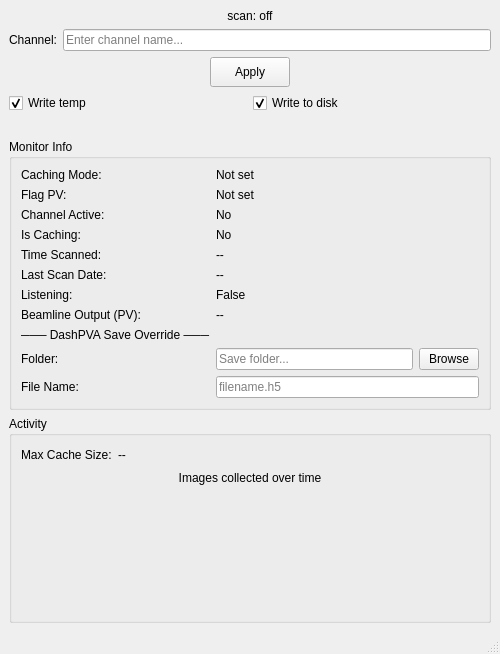
<ui version="4.0">
 <class>ScanViewWindow</class>
 <widget class="QMainWindow" name="ScanViewWindow">
  <property name="geometry">
   <rect>
    <x>0</x>
    <y>0</y>
    <width>500</width>
    <height>260</height>
   </rect>
  </property>
  <property name="windowTitle">
   <string>Monitor</string>
  </property>
  <widget class="QWidget" name="centralwidget">
   <layout class="QVBoxLayout" name="verticalLayout">
    <item>
     <spacer name="verticalSpacerTop">
      <property name="orientation">
       <enum>Qt::Vertical</enum>
      </property>
      <property name="sizeHint" stdset="0">
       <size>
        <width>20</width>
        <height>20</height>
       </size>
      </property>
     </spacer>
    </item>
    <item>
     <widget class="QLabel" name="label_indicator">
      <property name="text">
       <string>scan: off</string>
      </property>
      <property name="alignment">
       <set>Qt::AlignCenter</set>
      </property>
     </widget>
    </item>

    <item>
     <layout class="QHBoxLayout" name="horizontalLayoutChannel">
      <item>
       <widget class="QLabel" name="label_channel">
        <property name="text">
         <string>Channel:</string>
        </property>
       </widget>
      </item>
      <item>
       <widget class="QLineEdit" name="lineedit_channel">
        <property name="placeholderText">
         <string>Enter channel name...</string>
        </property>
       </widget>
      </item>
     </layout>
    </item>
    <item>
     <layout class="QHBoxLayout" name="horizontalLayoutApply">
      <item>
       <spacer name="horizontalSpacerLeft">
        <property name="orientation">
         <enum>Qt::Horizontal</enum>
        </property>
        <property name="sizeHint" stdset="0">
         <size>
          <width>40</width>
          <height>20</height>
         </size>
        </property>
       </spacer>
      </item>
      <item>
       <widget class="QPushButton" name="btn_apply">
        <property name="text">
         <string>Apply</string>
        </property>
        <property name="minimumSize">
         <size>
          <width>80</width>
          <height>30</height>
         </size>
        </property>
       </widget>
      </item>
      <item>
       <spacer name="horizontalSpacerRight">
        <property name="orientation">
         <enum>Qt::Horizontal</enum>
        </property>
        <property name="sizeHint" stdset="0">
         <size>
          <width>40</width>
          <height>20</height>
         </size>
        </property>
       </spacer>
      </item>
     </layout>
    </item>
    <item>
     <layout class="QHBoxLayout" name="horizontalLayoutWriteTargets">
      <item>
       <widget class="QCheckBox" name="checkbox_write_temp">
        <property name="text">
         <string>Write temp</string>
        </property>
        <property name="checked">
         <bool>true</bool>
        </property>
       </widget>
      </item>
      <item>
       <widget class="QCheckBox" name="checkbox_write_output">
        <property name="text">
         <string>Write to disk</string>
        </property>
        <property name="checked">
         <bool>true</bool>
        </property>
       </widget>
      </item>
     </layout>
    </item>
    <item>
     <widget class="QLabel" name="label_mode">
      <property name="text">
       <string></string>
      </property>
      <property name="alignment">
       <set>Qt::AlignCenter</set>
      </property>
     </widget>
    </item>
    <item>
     <widget class="QGroupBox" name="groupBox_info">
      <property name="title">
       <string>Monitor Info</string>
      </property>
      <layout class="QFormLayout" name="formLayout_info">
       <item row="0" column="0">
        <widget class="QLabel" name="label_caching_mode_text">
         <property name="text">
          <string>Caching Mode:</string>
         </property>
        </widget>
       </item>
       <item row="0" column="1">
        <widget class="QLabel" name="label_caching_mode">
         <property name="text">
          <string>Not set</string>
         </property>
        </widget>
       </item>
       <item row="1" column="0">
        <widget class="QLabel" name="label_flag_pv_text">
         <property name="text">
          <string>Flag PV:</string>
         </property>
        </widget>
       </item>
       <item row="1" column="1">
        <widget class="QLabel" name="label_flag_pv">
         <property name="text">
          <string>Not set</string>
         </property>
        </widget>
       </item>
       <item row="2" column="0">
        <widget class="QLabel" name="label_channel_active_text">
         <property name="text">
          <string>Channel Active:</string>
         </property>
        </widget>
       </item>
       <item row="2" column="1">
        <widget class="QLabel" name="label_channel_active">
         <property name="text">
          <string>No</string>
         </property>
        </widget>
       </item>
       <item row="6" column="0">
        <widget class="QLabel" name="label_listening_text">
         <property name="text">
          <string>Listening:</string>
         </property>
        </widget>
       </item>
       <item row="6" column="1">
        <widget class="QLabel" name="label_listening">
         <property name="text">
          <string>False</string>
         </property>
        </widget>
       </item>
       <item row="7" column="0">
        <widget class="QLabel" name="label_file_output_text">
         <property name="text">
          <string>Beamline Output (PV):</string>
         </property>
        </widget>
       </item>
       <item row="7" column="1">
        <widget class="QLabel" name="label_file_output">
         <property name="text">
          <string>--</string>
         </property>
        </widget>
       </item>
       <item row="8" column="0">
        <widget class="QLabel" name="label_save_section">
         <property name="text">
          <string>─── DashPVA Save Override ───</string>
         </property>
        </widget>
       </item>
       <item row="9" column="0">
        <widget class="QLabel" name="label_save_folder_text">
         <property name="text">
          <string>Folder:</string>
         </property>
        </widget>
       </item>
       <item row="9" column="1">
        <layout class="QHBoxLayout" name="horizontalLayoutSaveFolder">
         <item>
          <widget class="QLineEdit" name="lineedit_save_folder">
           <property name="placeholderText">
            <string>Save folder...</string>
           </property>
          </widget>
         </item>
         <item>
          <widget class="QPushButton" name="btn_browse_folder">
           <property name="text">
            <string>Browse</string>
           </property>
           <property name="maximumSize">
            <size>
             <width>60</width>
             <height>28</height>
            </size>
           </property>
          </widget>
         </item>
        </layout>
       </item>
       <item row="10" column="0">
        <widget class="QLabel" name="label_save_filename_text">
         <property name="text">
          <string>File Name:</string>
         </property>
        </widget>
       </item>
       <item row="10" column="1">
        <widget class="QLineEdit" name="lineedit_save_filename">
         <property name="placeholderText">
          <string>filename.h5</string>
         </property>
        </widget>
       </item>
       <item row="3" column="0">
        <widget class="QLabel" name="label_is_caching_text">
         <property name="text">
          <string>Is Caching:</string>
         </property>
        </widget>
       </item>
       <item row="3" column="1">
        <widget class="QLabel" name="label_is_caching">
         <property name="text">
          <string>No</string>
         </property>
        </widget>
       </item>
       <item row="4" column="0">
        <widget class="QLabel" name="label_scan_time_text">
         <property name="text">
          <string>Time Scanned:</string>
         </property>
        </widget>
       </item>
       <item row="4" column="1">
        <widget class="QLabel" name="label_scan_time">
         <property name="text">
          <string>--</string>
         </property>
        </widget>
       </item>
       <item row="5" column="0">
        <widget class="QLabel" name="label_last_scan_date_text">
         <property name="text">
          <string>Last Scan Date:</string>
         </property>
        </widget>
       </item>
       <item row="5" column="1">
        <widget class="QLabel" name="label_last_scan_date">
         <property name="text">
          <string>--</string>
         </property>
        </widget>
       </item>
      </layout>
     </widget>
    </item>
    <item>
     <widget class="QGroupBox" name="groupBox_graph">
      <property name="title">
       <string>Activity</string>
      </property>
      <layout class="QVBoxLayout" name="verticalLayout_graph">
       <item>
        <layout class="QHBoxLayout" name="horizontalLayoutMaxCache">
         <item>
          <widget class="QLabel" name="label_max_cache_size_text">
           <property name="text">
            <string>Max Cache Size:</string>
           </property>
          </widget>
         </item>
         <item>
          <widget class="QLabel" name="label_max_cache_size">
           <property name="text">
            <string>--</string>
           </property>
          </widget>
         </item>
         <item>
          <spacer name="horizontalSpacerMaxCache">
           <property name="orientation">
            <enum>Qt::Horizontal</enum>
           </property>
           <property name="sizeHint" stdset="0">
            <size>
             <width>40</width>
             <height>20</height>
            </size>
           </property>
          </spacer>
         </item>
        </layout>
       </item>
       <item>
        <widget class="QLabel" name="label_graph_title">
         <property name="text">
          <string>Images collected over time</string>
         </property>
         <property name="alignment">
          <set>Qt::AlignCenter</set>
         </property>
        </widget>
       </item>
       <item>
        <!-- Placeholder widget; replaced at runtime with a PyQtGraph PlotWidget -->
        <widget class="QWidget" name="widget_graph">
         <property name="minimumSize">
          <size>
           <width>200</width>
           <height>120</height>
          </size>
         </property>
        </widget>
       </item>
      </layout>
     </widget>
    </item>
    <item>
     <spacer name="verticalSpacerBottom">
      <property name="orientation">
       <enum>Qt::Vertical</enum>
      </property>
      <property name="sizeHint" stdset="0">
       <size>
        <width>20</width>
        <height>20</height>
       </size>
      </property>
     </spacer>
    </item>
   </layout>
  </widget>
  <widget class="QMenuBar" name="menubar">
   <property name="geometry">
    <rect>
     <x>0</x>
     <y>0</y>
     <width>500</width>
     <height>22</height>
    </rect>
   </property>
  </widget>
  <widget class="QStatusBar" name="statusbar"/>
 </widget>
 <resources/>
 <connections/>
</ui>
